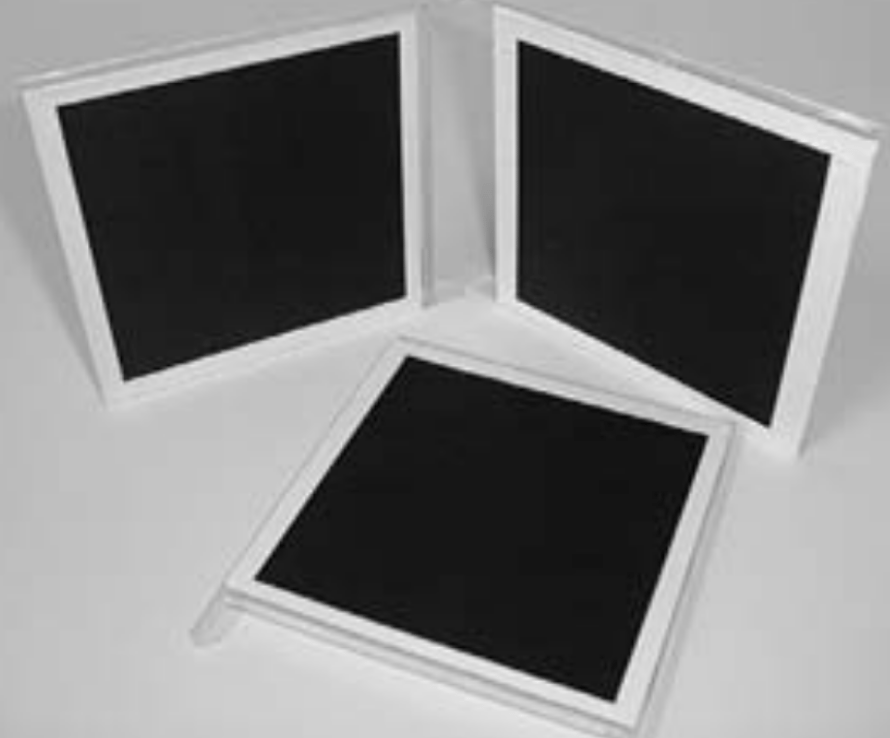
#> input picture assign2/Images/image2_2.png, 890 x 738 px; its folder holds only this picture in this run
$ python preprocessing.py
#> lines starting #> are read from the running program, lines starting #| are printed output that depends on the picture
import cv2
import numpy as np
from glob import glob

from config import *

files = sorted(glob(INPUT_FILE_PATH + '/*'))

for i,file in enumerate(files):
    img = cv2.imread(file)
#> img is the input picture: shape (738, 890, 3); min 8, max 236, mean 126.4
    print(img.shape)
#| (738, 890, 3)
    res = cv2.resize(img, (IM_RESIZE_WIDTH,IM_RESIZE_HEIGHT), interpolation=cv2.INTER_CUBIC)
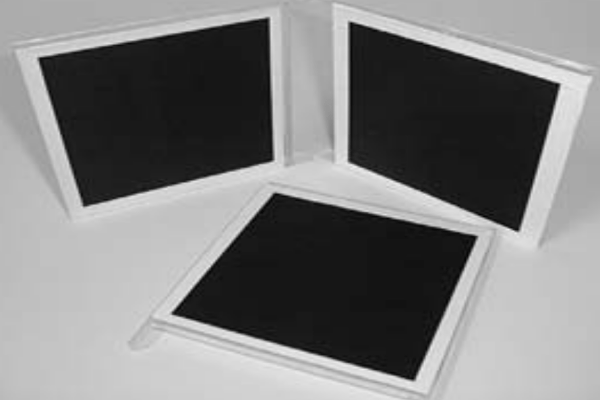
#> res: shape (400, 600, 3); min 5, max 239, mean 126.4
    cv2.imshow('image', res)
    filename = OUTPUT_FILE_PATH + '/image' + str(i+1) + '.jpg'
    cv2.imwrite(filename, res)
    cv2.waitKey(0)
    cv2.destroyAllWindows()
